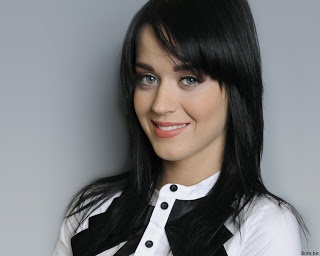
#> input picture img01.jpg, 320 x 256 px
$ python TransformacionesGeometricas.py
#> lines starting #> are read from the running program, lines starting #| are printed output that depends on the picture
import cv2
import numpy as np

img = cv2.imread('img01.jpg')
#> img is the input picture: shape (256, 320, 3); mean B, G, R 120.9, 119.2, 119.1
alto, ancho = img.shape[:2]
#> alto = 256; ancho = 320

# ESCALAMIENTO
sca = cv2.resize(img,None,fx=0.5, fy=0.5, interpolation = cv2.INTER_CUBIC)
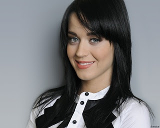
#> sca: shape (128, 160, 3); mean B, G, R 121, 119.2, 119.1

# TRASLACION
T = np.float32([[1,0,100],[0,1,50]])
tras = cv2.warpAffine(img,T,(ancho,alto))
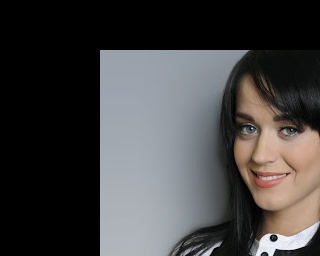
#> tras: shape (256, 320, 3); mean B, G, R 66.6, 66.7, 68.1

# ROTACION
R = cv2.getRotationMatrix2D((ancho/2,alto/2),90,0.5)
rot = cv2.warpAffine(img,R,(ancho,alto))
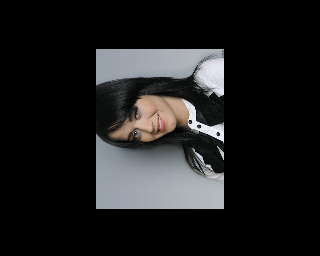
#> rot: shape (256, 320, 3); mean B, G, R 30.2, 29.8, 29.8

cv2.imshow('ORIGINAL',img)
cv2.imshow('ESCALAMIENTO',sca)
cv2.imshow('TRASLACION',tras)
cv2.imshow('ROTACION',rot)

cv2.waitKey(0)
cv2.destroyAllWindows()

$ run again, with img03.jpg copied over img01.jpg
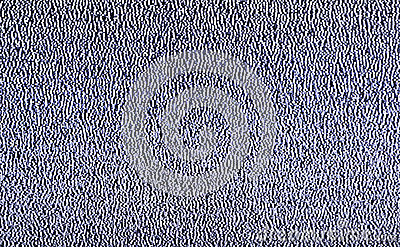
#> input picture img03.jpg, 400 x 247 px
#> img is the input picture: shape (247, 400, 3); mean B, G, R 144.8, 129.1, 128.4
#> `tras = cv2.warpAffine(img,T,(ancho,alto))`:
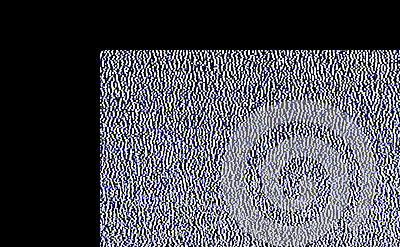
#> tras: shape (247, 400, 3); mean B, G, R 86.5, 77.7, 77.2
#> `rot = cv2.warpAffine(img,R,(ancho,alto))`:
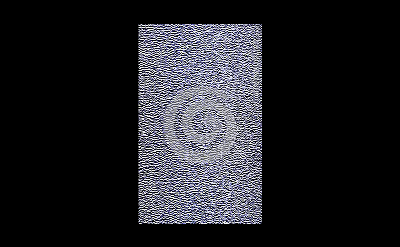
#> rot: shape (247, 400, 3); mean B, G, R 36.2, 32.3, 32.1
